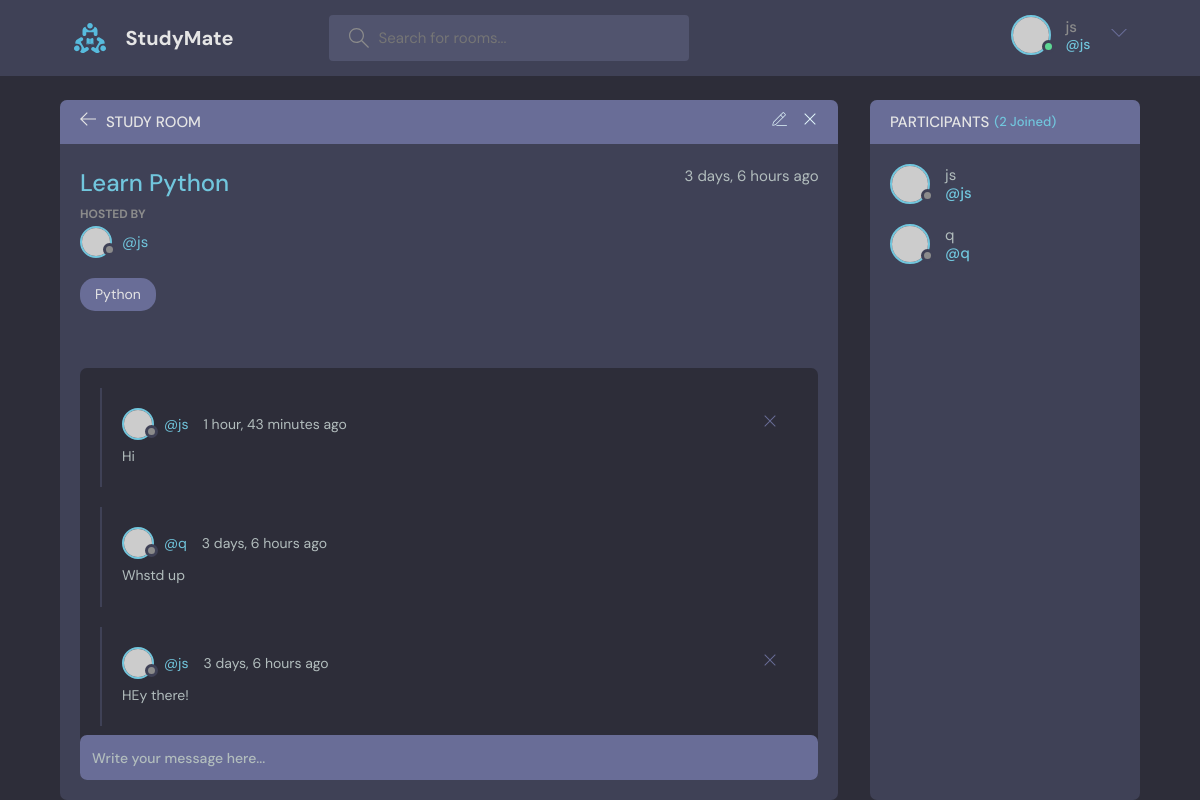
Screenshot of /room/1/ (signed in) with the database file from the repository.
### base/models.py (models this page shows, shortened)
class Room(models.Model):
    host = models.ForeignKey(User,on_delete=models.SET_NULL,null=True)
    topic = models.ForeignKey(Topic,on_delete=models.SET_NULL,null=True)
    name = models.CharField(max_length=200)
    description = models.TextField(blank=True,null=True)
    participants = models.ManyToManyField(User, related_name='participants',blank=True)
    updated = models.DateTimeField(auto_now=True)
    created = models.DateTimeField(auto_now_add=True)
    class Meta:
        ordering = ['-updated','-created']

class Topic(models.Model):
    name = models.CharField(max_length=200)
    def __str__(self):
        return self.name

class Message(models.Model):
    user = models.ForeignKey(User,on_delete=models.CASCADE)
    room = models.ForeignKey(Room,on_delete=models.CASCADE)
    body = models.TextField()
    updated = models.DateTimeField(auto_now=True)
    created = models.DateTimeField(auto_now_add=True)
    class Meta:
        ordering = ['-updated','-created']

### base/views.py (the view)
# urls.py: path('room/<int:pk>/',views.room,name='room'),
def room(request,pk):
    room = Room.objects.get(id=pk)
    room_messages = room.message_set.all()
    participants = room.participants.all()
    if request.method=='POST':
        message = Message.objects.create(
            user = request.user, room = room, body = request.POST.get('body')
        )
        room.participants.add(request.user)
        return redirect('room',pk=room.id)
    context = {"room":room,
               "room_messages":room_messages,
               "participants":participants,
               }
    return render(request,'base/room.html',context)

### templates/base/room.html (shortened to what this page needs)
{% extends "main.html" %}
{% block content %}
<main class="profile-page layout layout--2">
  <div class="container">
    <div class="room">
      <div class="room__top">
        <div class="room__topLeft">
          <a href="{% url 'home' %}">
            <svg version="1.1" xmlns="http://www.w3.org/2000/svg" width="32" height="32" viewBox="0 0 32 32">
              <title>arrow-left</title>
              <path
                d="M13.723 2.286l-13.723 13.714 13.719 13.714 1.616-1.611-10.96-10.96h27.625v-2.286h-27.625l10.965-10.965-1.616-1.607z">
              </path>
            </svg>
          </a>
          <h3>Study Room</h3>
        </div>
        {% if room.host == request.user %}
        <div class="room__topRight">
          <a href="{% url 'update-room' room.id %}">
          </a>
          <a href="{% url 'delete-room' room.id %}">
            <svg version="1.1" xmlns="http://www.w3.org/2000/svg" width="32" height="32" viewBox="0 0 32 32">
              <title>Remove</title>
              <path
                d="M27.314 6.019l-1.333-1.333-9.98 9.981-9.981-9.981-1.333 1.333 9.981 9.981-9.981 9.98 1.333 1.333 9.981-9.98 9.98 9.98 1.333-1.333-9.98-9.98 9.98-9.981z">
              </path>
            </svg>
          </a>
        </div>
        {% endif %}
      </div>
      <div class="room__box scroll">
        <div class="room__header scroll">
          <div class="room__info">
            <h3>{{room.name}}</h3>
            <span>{{room.created|timesince}} ago</span>
          </div>
          <div class="room__hosted">
            <p>Hosted By</p>
            <a href="{% url 'profile' room.host.id %}" class="room__author">
              <div class="avatar avatar--small">
                <img src="https://randomuser.me/api/portraits/men/37.jpg" />
              </div>
              <span>@{{room.host.username}}</span>
            </a>
          </div>
          <span class="room__topics">{{room.topic}}</span>
        </div>
        <div class="room__conversation">
          <div class="threads scroll">
            {% for message in room_messages %}
            <div class="thread">
              <div class="thread__top">
                <div class="thread__author">
                  <a href="{% url 'profile' message.user.id %}" class="thread__authorInfo">
                    <div class="avatar avatar--small">
                      <img src="https://randomuser.me/api/portraits/men/37.jpg" />
                    </div>
                    <span>@{{message.user.username}}</span>
                  </a>
                  <span class="thread__date">{{message.created|timesince}} ago</span>
                </div>
                {% if request.user == message.user %}
                <a href="{% url 'delete-message' message.id %}">
                <div class="thread__delete">
                  <svg version="1.1" xmlns="http://www.w3.org/2000/svg" width="32" height="32" viewBox="0 0 32 32">
                    <title>Remove</title>
                    <path
                      d="M27.314 6.019l-1.333-1.333-9.98 9.981-9.981-9.981-1.333 1.333 9.981 9.981-9.981 9.98 1.333 1.333 9.981-9.98 9.98 9.98 1.333-1.333-9.98-9.98 9.98-9.981z">
                    </path>
                  </svg>
                </div>
              </a>
                {% endif %}
              </div>
              <div class="thread__details">
                {{message.body}}
              </div>
            </div>
           {% endfor %}
          </div>
        </div>
      </div>
      <div class="room__message">
        <form action="" method="POST">
          <input name="body" type="text" placeholder="Write your message here..." />
        </form>
      </div>
    </div>
    <div class="participants">
      <h3 class="participants__top">Participants <span>({{participants.count}} Joined)</span></h3>
      <div class="participants__list scroll">
        {% for user in participants %}
        <a href="{% url 'profile' user.id %}" class="participant">
          <div class="avatar avatar--medium">
            <img src="https://randomuser.me/api/portraits/men/37.jpg" />
          </div>
          <p>
            {{ user.username }}
            <span>@{{ user.username }}</span>
          </p>
        </a>
        {% endfor %}
      </div>
    </div>
  </div>
</main>
{% endblock content %}

### templates/navbar.html (shortened to what this page needs)
{% load static %}
<header class="header header--loggedIn">
    <div class="container">
        <a href="{% url 'home' %}" class="header__logo">
            <img src="{% static 'images/logo.svg' %}" />
            <h1>StudyMate</h1>
        </a>
        <form class="header__search" method="GET" action="{% url 'home' %}">
            <label>
                <input name="q" placeholder="Search for rooms..." />
            </label>
        </form>
        <nav class="header__menu">
            {% if user.is_authenticated %}
            <div class="header__user">
                <a href="profile.html">
                    <div class="avatar avatar--medium active">
                        <img src="https://randomuser.me/api/portraits/men/37.jpg" />
                    </div>
                    <p>{{request.user.username}} <span>@{{request.user.username}}</span></p>
                </a>
                <button class="dropdown-button">
                    <svg version="1.1" xmlns="http://www.w3.org/2000/svg" width="32" height="32" viewBox="0 0 32 32">
                        <title>chevron-down</title>
                        <path d="M16 21l-13-13h-3l16 16 16-16h-3l-13 13z"></path>
                    </svg>
                </button>
            </div>
            {% else %}
            <a href="{% url 'login' %}">
                <img src="{% static 'images/avatar.svg' %}" />
                <p>Login</p>
            </a>
            {% endif %}
        </nav>
    </div>
</header>

### rows the page displays
Room: name "Learn Python", created "3 days, 6 hours", host.username "js", topic "Python"
Message: user.username "js", created "1 hour, 43 minutes", body "Hi"
Message: user.username "q", created "3 days, 6 hours", body "Whstd up"
Message: user.username "js", created "3 days, 6 hours", body "HEy there!"

### other values shown
{{ request.user.username }} "js"
{{ participants.count }} "2"
{{ user.username }} "js"
{{ user.username }} "q"
